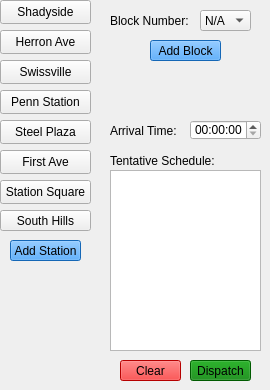
    <widget class="QWidget" name="redLinePage">
     <widget class="QTimeEdit" name="redArrivalInput">
      <property name="geometry">
       <rect>
        <x>190</x>
        <y>120</y>
        <width>71</width>
        <height>20</height>
       </rect>
      </property>
     </widget>
     <widget class="QLabel" name="blockLabel_3">
      <property name="geometry">
       <rect>
        <x>110</x>
        <y>10</y>
        <width>81</width>
        <height>21</height>
       </rect>
      </property>
      <property name="text">
       <string>Block Number:</string>
      </property>
     </widget>
     <widget class="QPushButton" name="redAddBlock">
      <property name="geometry">
       <rect>
        <x>150</x>
        <y>40</y>
        <width>71</width>
        <height>21</height>
       </rect>
      </property>
      <property name="styleSheet">
       <string notr="true">background-color: DodgerBlue; color: Black</string>
      </property>
      <property name="text">
       <string>Add Block</string>
      </property>
     </widget>
     <widget class="QListWidget" name="redTentSchedule">
      <property name="geometry">
       <rect>
        <x>110</x>
        <y>170</y>
        <width>151</width>
        <height>181</height>
       </rect>
      </property>
     </widget>
     <widget class="QLabel" name="arrivalLabel_2">
      <property name="geometry">
       <rect>
        <x>110</x>
        <y>120</y>
        <width>71</width>
        <height>21</height>
       </rect>
      </property>
      <property name="text">
       <string>Arrival Time:</string>
      </property>
     </widget>
     <widget class="QComboBox" name="redBlockDispatch">
      <property name="geometry">
       <rect>
        <x>200</x>
        <y>10</y>
        <width>51</width>
        <height>21</height>
       </rect>
      </property>
      <item>
       <property name="text">
        <string>N/A</string>
       </property>
      </item>
     </widget>
     <widget class="QPushButton" name="redAddStation">
      <property name="geometry">
       <rect>
        <x>10</x>
        <y>240</y>
        <width>71</width>
        <height>21</height>
       </rect>
      </property>
      <property name="styleSheet">
       <string notr="true">background-color: DodgerBlue; color: Black</string>
      </property>
      <property name="text">
       <string>Add Station</string>
      </property>
     </widget>
     <widget class="QPushButton" name="southHillsStation">
      <property name="geometry">
       <rect>
        <x>0</x>
        <y>210</y>
        <width>91</width>
        <height>21</height>
       </rect>
      </property>
      <property name="text">
       <string>South Hills</string>
      </property>
     </widget>
     <widget class="QPushButton" name="herronStation">
      <property name="geometry">
       <rect>
        <x>0</x>
        <y>30</y>
        <width>91</width>
        <height>24</height>
       </rect>
      </property>
      <property name="text">
       <string>Herron Ave</string>
      </property>
     </widget>
     <widget class="QPushButton" name="shadysideStation">
      <property name="geometry">
       <rect>
        <x>0</x>
        <y>0</y>
        <width>91</width>
        <height>24</height>
       </rect>
      </property>
      <property name="text">
       <string>Shadyside</string>
      </property>
     </widget>
     <widget class="QPushButton" name="staionSquareStation">
      <property name="geometry">
       <rect>
        <x>0</x>
        <y>180</y>
        <width>91</width>
        <height>24</height>
       </rect>
      </property>
      <property name="text">
       <string>Station Square</string>
      </property>
     </widget>
     <widget class="QPushButton" name="steelPlazaStaion">
      <property name="geometry">
       <rect>
        <x>0</x>
        <y>120</y>
        <width>91</width>
        <height>24</height>
       </rect>
      </property>
      <property name="text">
       <string>Steel Plaza</string>
      </property>
     </widget>
     <widget class="QPushButton" name="firstAveStation">
      <property name="geometry">
       <rect>
        <x>0</x>
        <y>150</y>
        <width>91</width>
        <height>24</height>
       </rect>
      </property>
      <property name="text">
       <string>First Ave</string>
      </property>
     </widget>
     <widget class="QPushButton" name="pennStation">
      <property name="geometry">
       <rect>
        <x>0</x>
        <y>90</y>
        <width>91</width>
        <height>24</height>
       </rect>
      </property>
      <property name="text">
       <string>Penn Station</string>
      </property>
     </widget>
     <widget class="QPushButton" name="swissvilleStation">
      <property name="geometry">
       <rect>
        <x>0</x>
        <y>60</y>
        <width>91</width>
        <height>24</height>
       </rect>
      </property>
      <property name="text">
       <string>Swissville</string>
      </property>
     </widget>
     <widget class="QPushButton" name="redClear">
      <property name="geometry">
       <rect>
        <x>120</x>
        <y>360</y>
        <width>61</width>
        <height>21</height>
       </rect>
      </property>
      <property name="styleSheet">
       <string notr="true">background-color: Red; color: Black</string>
      </property>
      <property name="text">
       <string>Clear</string>
      </property>
     </widget>
     <widget class="QPushButton" name="redDispatch">
      <property name="geometry">
       <rect>
        <x>190</x>
        <y>360</y>
        <width>61</width>
        <height>21</height>
       </rect>
      </property>
      <property name="styleSheet">
       <string notr="true">background-color: Green; color: Black</string>
      </property>
      <property name="text">
       <string>Dispatch</string>
      </property>
     </widget>
     <widget class="QLabel" name="arrivalLabel_4">
      <property name="geometry">
       <rect>
        <x>110</x>
        <y>151</y>
        <width>111</width>
        <height>20</height>
       </rect>
      </property>
      <property name="text">
       <string>Tentative Schedule:</string>
      </property>
     </widget>
    </widget>
